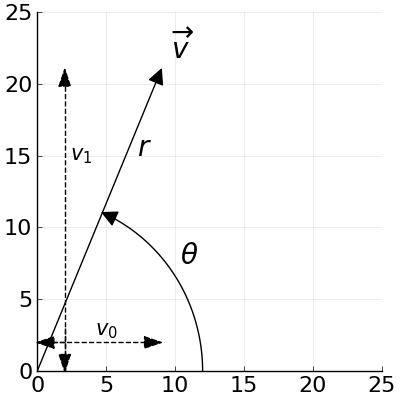

The Julia source for this figure:

using Plots
pyplot()

plot([0,74],[0,210],legend=false,xtickfontsize=16,ytickfontsize=16,guidefontsize=22,color="black",arrow=(1,1),size=(400,400))
θ = LinRange(0, atan(210,74), 50)
plot!(110*cos.(θ), 110*sin.(θ),color="black",arrow=(1,1))
annotate!((95,80,Plots.text("\$θ\$",20)))
annotate!((45,150,Plots.text("\$r\$",20)))
annotate!((85,190,Plots.text("\$\\overrightarrow{v}\$",20)))

plot!([0,74],[20,20],legend=false,xtickfontsize=16,ytickfontsize=16,guidefontsize=22,linestyle=:dash,color="black",arrow=(1.2,.8))
plot!([20,0],[20,20],legend=false,xtickfontsize=16,ytickfontsize=16,guidefontsize=22,linestyle=:dash,color="black",arrow=(1.2,.8))
annotate!((74/2,25,Plots.text("\$v_0\$",15)))

plot!([20,20],[0,210],legend=false,xtickfontsize=16,ytickfontsize=16,guidefontsize=22,linestyle=:dash,color="black",arrow=(1.2,.8))
plot!([20,20],[15,0],legend=false,xtickfontsize=16,ytickfontsize=16,guidefontsize=22,linestyle=:dash,color="black",arrow=(1.2,.8))
annotate!((10,210/2,Plots.text("\$v_1\$",15)))

xlims!((0,220))
ylims!((0,220))
savefig("directionMag.png")
